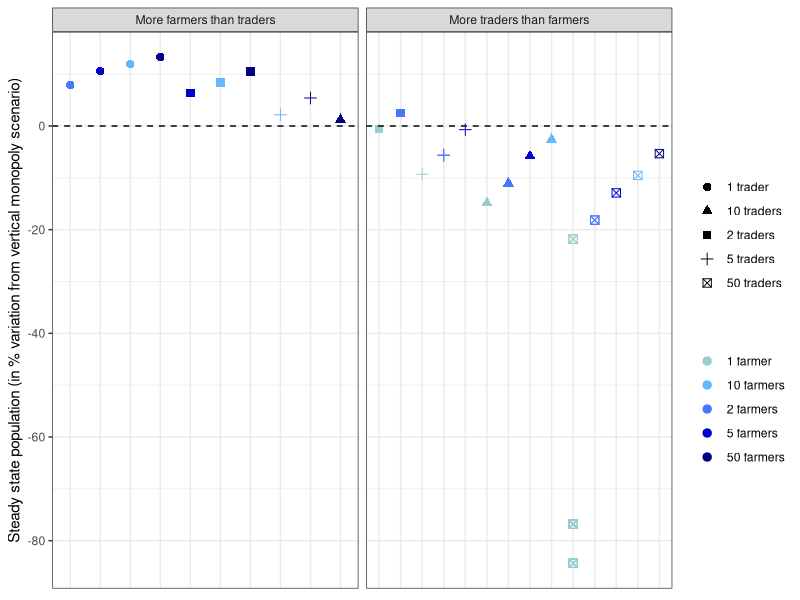

This figure's R source: (Note: this script raises an error after producing the figure.)
## ---- chunk 1
knitr::opts_chunk$set(echo = F)

rm(list = ls())
library(dplyr)
library(tidyr)
library(stringi)
library(ggplot2)
library(here)

# Styling

font_ = 'Helvetica'


## ---- chunk 2
q_ = function(N,M,x,
             alpha_f. = alpha_f,
             alpha_w. = alpha_w, 
             beta_f. = beta_f,
             beta_w. = beta_w,
             gamma. = gamma,
             c. = c, 
             v. = v, 
             sigma. = sigma,
             W. = W){
  num = N*sigma.^2*x^2*(beta_f. * (M+1)*(alpha_w. - c.) - gamma.*M*(alpha_f.-v.))
  det = sigma.^2 * x^2 * (beta_f. * beta_w.* (N+1) * (M+1) - gamma.^2 * N * M) + 2*W*N*(M+1)*beta_f.
  y = num/det
  return(y)
}


cournot_harvest = function(x, 
                           alpha_f. = alpha_f, 
                           alpha_w. = alpha_w, 
                           beta_f. = beta_f, 
                           beta_w. = beta_w, 
                           gamma. = gamma, 
                           sigma. = sigma, 
                           c. = c, 
                           v. = v, 
                           W. = W_mid){
  y = ((sigma.^2)*(x^2)*(2*beta_f.*(alpha_w. - c.) - gamma.*(alpha_f. - v.)))/(4*beta_f.*W. + (sigma.^2)*(x^2)*(4*beta_f.*beta_w. - (gamma.^2)))
  return(y)
}

monop_harvest = function(x, 
                         alpha. = alpha, 
                         c. = c, 
                         sigma. = sigma, 
                         beta. = beta, 
                         W. = W_mid){
  y = ((alpha. - c.)*sigma.^2 * x^2) / (2*beta.* sigma.^2 * x^2 + 2*W.)
  return(y)
}

growth = function(x, 
                  k.=k, 
                  r.=r){
  y = r.*x*(1-x/k.)
  return(y)
}

###### Linear quadratic model 

monop_harvest_lq = function(x,
                            alpha. = alpha, 
                            c. = c, 
                            sigma. = sigma, 
                            beta. = beta,
                            W1. = W1,
                            W2. = W2){
    y = (sigma.^2 * x^2 * (alpha. - c.) - W1.*sigma.*x)/(2*(beta.*sigma.^2 * x^2 + W2.))
    return(y)
    }


cournot_oligo_harvest_lq = function(N, 
                                    M,
                                    x,
                                    alpha_f. = alpha_f, 
                                    alpha_w. = alpha_w, 
                                    beta_f. = beta_f, 
                                    beta_w. = beta_w, 
                                    gamma. = gamma, 
                                    sigma. = sigma, 
                                    c. = c, 
                                    v. = v, 
                                    W1. = W1,
                                    W2. = W2){
  y = N*( sigma.^2 * x^2 * (beta_f. * (M + 1) * (alpha_w. - c.) - gamma. * M * (alpha_f. - v.)) - W1. * sigma * x * beta_f. * (M+1)) / (sigma.^2 * x^2 * (beta_w. * beta_f. * (M + 1) * (N + 1) - gamma.^2 * N * M) + 2 * N * beta_f. * (M + 1) * W2.)
  return(y)  
}


## ---- chunk 3
# Load parameters
calibration = read.csv(here("data", 'outputs', "calibration_params.csv"))

for(i in 1:nrow(calibration)){
  assign(calibration$params[i], calibration$value[i])
}  


# Build the 2nd order parameters from parameter list
  # Differentiate parameters for Wild and Farmed inverse demands
alpha_w = alpha
alpha_f = alpha
beta_w = beta
beta_f = beta
  # Demand functions parameters
e   = gamma/(beta_w*beta_f - (gamma^2))
a_f = (alpha_f*beta_w - alpha_w*gamma)/(beta_w*beta_f - (gamma^2))
a_w = (alpha_w*beta_f - alpha_f*gamma)/(beta_w*beta_f - (gamma^2))
b_f = beta_f/(beta_w*beta_f - (gamma^2))
b_w = beta_w/(beta_w*beta_f - (gamma^2))

W = W_high
# set data : population
data = data.frame(x = seq(1,k))
x_ = seq(1,k)
data = data %>% 
  mutate("Monopoly" = monop_harvest_lq(x_),
         #
         "1 trader - 1 farmer" = cournot_oligo_harvest_lq(1,1,x_), 
         growth = growth(x_),
         '1 trader - 2 farmers' = cournot_oligo_harvest_lq(1,2,x_),
         '1 trader - 5 farmers' = cournot_oligo_harvest_lq(1, 5, x_),
         '1 trader - 10 farmers' = cournot_oligo_harvest_lq(1, 10, x_),
         '1 trader - 50 farmers' = cournot_oligo_harvest_lq(1, 50, x_),
         #
         '2 traders - 1 farmer' = cournot_oligo_harvest_lq(2, 1, x_),
         '2 traders - 2 farmers' = cournot_oligo_harvest_lq(2, 2, x_),
         '2 traders - 5 farmers'  = cournot_oligo_harvest_lq(2,5, x_),
         '2 traders - 10 farmers' = cournot_oligo_harvest_lq(2, 10, x_),
         '2 traders - 50 farmers' = cournot_oligo_harvest_lq(2, 50, x_),
         #
         '5 traders - 1 farmer' = cournot_oligo_harvest_lq(5, 1, x_),
         '5 traders - 2 farmers'  = cournot_oligo_harvest_lq(5, 2, x_),
         '5 traders - 5 farmers'  = cournot_oligo_harvest_lq(5,5,x_),
         '5 traders - 10 farmers' = cournot_oligo_harvest_lq(5,10, x_),
         '5 traders - 50 farmers' = cournot_oligo_harvest_lq(5, 50, x_),
         #
         '10 traders - 1 farmer' = cournot_oligo_harvest_lq(10, 1, x_),
         '10 traders - 2 farmers' = cournot_oligo_harvest_lq(10, 2, x_),
         '10 traders - 5 farmers' = cournot_oligo_harvest_lq(10, 5, x_),
         '10 traders - 10 farmers'= cournot_oligo_harvest_lq(10, 10, x_),
         '10 traders - 50 farmers'= cournot_oligo_harvest_lq(10, 50, x_),
         #
         '50 traders - 1 farmer' = cournot_oligo_harvest_lq(50, 1, x_),
         '50 traders - 2 farmers' = cournot_oligo_harvest_lq(50, 2, x_),
         '50 traders - 5 farmers' = cournot_oligo_harvest_lq(50, 5, x_),
         '50 traders - 10 farmers' = cournot_oligo_harvest_lq(50, 10, x_),
         '50 traders - 50 farmers' = cournot_oligo_harvest_lq(50, 50, x_))%>%
  pivot_longer(cols = -c('x'), # Set to long format for ggplot
              names_to = 'name', 
              values_to = 'values')%>%
  mutate(ss_ = values - growth(x))

levels(data$name) = c('Monopoly',
                      '1 trader - 1 farmer', 
                      '1 trader - 2 farmers',
                      '1 trader - 5 farmers',
                      '1 trader - 10 farmers',
                      '1 trader - 50 farmers',
                      #
                      '2 traders - 1 farmer',
                      "2 traders - 2 farmers",
                      '2 traders - 5 farmers',
                      '2 traders - 10 farmers',
                      '2 traders - 50 farmers',
                      #
                      '5 traders - 1 farmer', 
                      '5 traders - 2 farmers',
                      '5 traders - 5 farmers',
                      '5 traders - 10 farmers',
                      '5 traders - 50 farmers',
                      ###
                      "10 traders - 1 farmer",
                      '10 traders - 2 farmers',
                      '10 traders - 5 farmers',
                      '10 traders - 10 farmers',
                      '10 traders - 50 farmers',
                      #
                      '50 traders - 1 farmer',
                      '50 traders - 2 farmers',
                      '50 traders - 5 farmers',
                      '50 traders - 10 farmers',
                      '50 traders - 50 farmers')


data = data %>% mutate(name2 = sapply(strsplit(name, " - "), `[`, 1),
                       name3 = sapply(strsplit(name, " - "), `[`, 2))


# Smaller dataset 
data2 = data %>%
  subset(!(name %in% c('growth')))%>%
  filter(ss_ < .08 & ss_ > -.08)

# function to create the two groups : less trader or more trader
grouper = function(x){
  if(x %in% c('growth', 'Monopoly', '1 trader - 1 farmer')){
    return('Baseline')
  }else{ # Extract number of farmers and traders and compare them
    a = as.numeric(stri_extract_first_regex(strsplit(x, ' - ')[[1]][1], '[0-9]+'))
    b = as.numeric(stri_extract_first_regex(strsplit(x, ' - ')[[1]][2], '[0-9]+'))
    if(a < b){
      return('More farmers than traders')
    }else if(a >= b){
      return('More traders than farmers')
    }
  }
}

#

data2$grouper = sapply(data2$name, grouper)
data2$order = factor(paste0(data2$name, data2$grouper), c(paste0(levels(data2$name), 'Baseline'),
                                                          paste0(levels(data2$name), 'More farmers than traders'),
                                                          paste0(levels(data2$name), 'More traders than farmers')))


## ---- chunk 4
palette = c('paleturquoise3', 'steelblue1', 'royalblue1', 'mediumblue', 'navyblue')

monopoly_ss = data2 %>%
  subset(name == 'Monopoly')%>%
  select(x)%>%
  pull()


data2 %>%
  subset(!(grouper %in% c('Baseline')))%>%
  mutate(x_norm = (x - monopoly_ss)/monopoly_ss * 100)%>%
  ggplot(aes(x = order, y = x_norm, colour = name3, shape = name2))+
  facet_grid(~ grouper, scales = 'free')+
  geom_point(size = 2.5)+
  geom_hline(yintercept =0, 
             linetype = "dashed")+
  #scale_x_discrete(limits = levels(data$name))+
  scale_x_discrete(breaks=data2$order, labels=data2$name)+
  #scale_colour_brewer()+
  scale_colour_manual(values = palette)+
  scale_shape_discrete()+
  theme_bw()+
  ylab('Steady state population (in % variation from vertical monopoly scenario)')+
  xlab('')+
  guides(
    color = guide_legend(
      title = " ",  # Title for the first column
      ncol = 1              # Number of columns
    ),
    shape = guide_legend(
      title = " ",     # Title for the second column
      ncol = 1              # Number of columns
    )
  ) +
  theme(axis.title.x=element_blank(),
        axis.text.x=element_blank(),
        axis.ticks.x=element_blank(),
    #axis.text.x = element_text(angle = 70, 
    #                               hjust = 1, 
    #                               family = font_),
        axis.text.y = element_text(family = font_),
        axis.title.y = element_text(family = font_), 
        strip.text = element_text(family = font_),
        legend.position = 'right',
        legend.text = element_text(family = font_)
        )
ggsave(here('visuals/supplementary_visuals', 'Figure8_cournot_oligopoly.jpg'))
## ---- chunk 5

data2$name3 = as.factor(data2$name3)
levels(data2$name3) = c('1 farmer', '2 farmers', '5 farmers', '10 farmers', '50 farmers')

data2$name2 = as.factor(data2$name2)
levels(data2$name2) = c('1 trader', '2 traders', '5 traders', '10 traders', '50 traders', 'Monopoly')

data2$order2 = factor(paste0(data2$name3, data2$name2), c(paste0(levels(data2$name2), '1 farmer'),
                                                          paste0(levels(data2$name2), '2 farmer'),
                                                          paste0(levels(data2$name2), '5 farmer'),
                                                          paste0(levels(data2$name2), '10 farmer'),
                                                          paste0(levels(data2$name2), '50 farmer')))

data2 %>%
  subset(!(name %in% c('Monopoly')))%>%
  ggplot(aes(x = order2, y = x, colour = name3))+
  facet_grid(~ name2, scales = 'free')+
  geom_point()+
  geom_hline(yintercept =monopoly_ss, 
             linetype = "dashed")+
  #scale_x_discrete(limits = levels(data$name))+
  scale_x_discrete(breaks=data2$order2, labels=data2$name2)+
  #scale_colour_brewer(palette = 'GnBu')+
  scale_colour_manual(values = palette)+
  theme_bw()+
  guides(
    color = guide_legend(
      title = " ",  # Title for the first column
      ncol = 1              # Number of columns
  ))+
  ylab('Steady state population')+
  xlab('')+
  theme(#axis.text.x = element_text(angle = 70, 
        #                           hjust = 1, 
        #                           family = font_),
        axis.title.x=element_blank(),
        axis.text.x=element_blank(),
        axis.ticks.x=element_blank(),
        axis.text.y = element_text(family = font_),
        axis.title.y = element_text(family = font_), 
        strip.text = element_text(family = font_),
        legend.position = 'right',
        legend.text = element_text(family = font_)
        )

## ---- chunk 6
q_w = function(x,
               alpha_f. = alpha_f, 
               alpha_w. = alpha_w, 
               beta_f.  = beta_f, 
               beta_w.  = beta_w, 
               gamma.   = gamma, 
               W.       = W_mid,
               c.       = c,
               v.       = v,
               sigma.   = sigma){
  num = sigma.^2 * x^2 * (beta_f.*(alpha_w. - c.) - gamma.*(alpha_f. - v.))
  den = 2*(beta_f.*W. + sigma.^2 * x^2 *(beta_f. * beta_w. - gamma.^2))
  y = num/den
  return(y)
}

## ---- chunk 7
x_ = seq(1,k)
data = data.frame(x = x_)
data = data %>%
  mutate(Growth = growth(x_),
         'Vertical Monopoly' = monop_harvest(x_),
         Cournot = cournot_harvest(x_),
         'Cartel takeover' = q_w(x_))%>%
  pivot_longer(cols = -c('x'),
               names_to = 'name',
               values_to = 'values')

## ---- chunk 8
data %>%
  ggplot(aes(x = x, y = values, color = name))+
  geom_line()+
  guides(
    color = guide_legend(
      title = " ",  # Title for the first column
      ncol = 1              # Number of columns
    ),
    shape = guide_legend(
      title = " ",     # Title for the second column
      ncol = 1              # Number of columns
    )
  ) +
  scale_color_manual(values = c('purple', 'lightgreen','black', 'forestgreen'))+
  scale_linetype_manual(values = c("solid", "solid",'solid', 'dotted' )) +
  ylab('Growth / Harvest')+
  xlab('Population')+  
  theme_bw()+
  theme(axis.text.x = element_text(angle = 70, 
                                   hjust = 1, 
                                   family = font_),
        axis.title.x = element_text(family = font_),
        axis.text.y = element_text(family = font_),
        axis.title.y = element_text(family = font_), 
        strip.text = element_text(family = font_),
        legend.position = 'right',
        legend.text = element_text(family = font_)
        )
  ggsave(here("visuals/supplementary_visuals/", "Figure9_cartel_takeover.jpg"))

